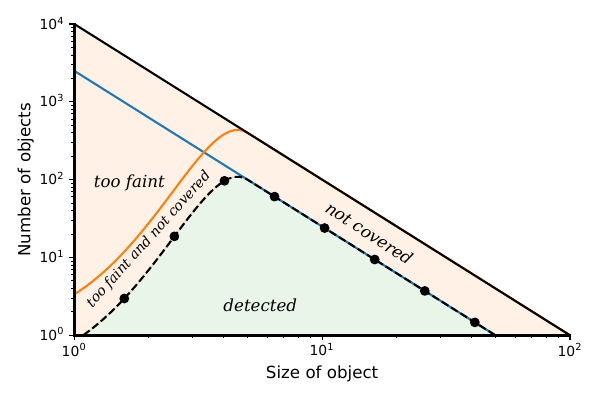

Python code for this plot:
import matplotlib.pyplot as plt
import numpy as np

import plotsetup
colors=plt.rcParams["axes.prop_cycle"].by_key()['color']

plt.ion()

npts=100 ; alpha=2

x=10.0**(2*np.arange(npts)/(npts-1))

n=(x/x.max())**(-alpha)

f1=.25 + x*0 # north/south bias

xd=5
f2 = (x>xd)*1 + (x<=xd)*np.exp(-(x-xd)**2/2/(xd/5)**2)

dostep=False

for nn in [n*f1,n*f2]:
	if dostep:
		plt.step(x,nn,where='mid')
	else:
		plt.plot(x,nn)
plt.plot(x,n,color='black')
plt.plot(x,n*f1*f2,'--',color='black')

plt.xscale("log")
plt.yscale("log")
plt.ylim(1,n.max())
plt.xlim(x.min(),x.max())
plt.xlabel("Size of object")
plt.ylabel("Number of objects")

def reverse(x):
	return x[::-1]
	
if ~dostep:
	plt.fill(np.append(x,reverse(x)),np.append(n*f1*f2,n*0+n.min()),color=colors[2],alpha=.1)
	plt.fill(np.append(x,reverse(x)),np.append(n*f1*f2,reverse(n)),color=colors[1],alpha=.1)
#	plt.fill(np.append(x,reverse(x)),np.append(n*f1*f2,reverse(n*f1)),color=colors[1],alpha=.1)
#	plt.fill(np.append(x,reverse(x)),np.append(n*f1,reverse(n)),color=colors[0],alpha=.1)

#plt.text(10,8,r"$\textit{not covered}$",rotation=-33)#,color=colors[1])
plt.text(10,8,"not covered",rotation=-33,fontstyle='italic')#,color=colors[1])
plt.text(1.2,80,"too faint",fontstyle='italic')#,color=colors[1])
plt.text(1.1,2.3,"too faint and not covered",rotation=48,fontsize=10,fontstyle='italic')
plt.text(4,2,"detected",fontstyle='italic')#,color=colors[2])

y=n*f1*f2
plt.scatter(x[::10],y[::10],color="black",zorder=2)

plt.tight_layout()
plt.show()
plt.savefig("biasfig.pdf")